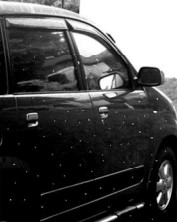
#> input picture mobil.jpg, 177 x 222 px
$ jupyter execute ketetanggan_piksel_dan_filtering.ipynb
#> lines starting #> are read from the running program, lines starting #| are printed output that depends on the picture
## IMPORT LIBRARY

[cell 1]
import cv2
import matplotlib.pyplot as plt
import numpy as np

[cell 2]
citra = cv2.imread("mobil.jpg")
#> citra is the input picture: shape (222, 177, 3); min 0, max 255, mean 75.9
citra = cv2.cvtColor(citra, cv2.COLOR_BGR2GRAY)
#> citra: shape (222, 177)

[cell 3]
copyCitra1 = citra.copy().astype(float)
m1,n1 = copyCitra1.shape
#> m1 = 222; n1 = 177
output1 = np.empty([m1,n1])
print("Shape copyCitra1 : ", copyCitra1.shape)
#| Shape copyCitra1 :  (222, 177)
print("Shape output1 : ", output1.shape)
#| Shape output1 :  (222, 177)
print("M1 : ", m1)
#| M1 :  222
print("N1 : ", n1)
#| N1 :  177

## FILTER RATA-RATA

[cell 4]
for baris in range (0,m1-1):
    for kolom in range (0,n1-1):
        a = baris
        b = kolom
        jumlah = copyCitra1[a-1,b-1] + copyCitra1[a-1,b+1] +\
        copyCitra1[a,b-1] + copyCitra1[a,b] + copyCitra1[a,b+1] +\
        copyCitra1[a+1,b-1] + copyCitra1[a+1,b] + copyCitra1[a+1,b+1]
        output1[a,b] = 1/9*jumlah
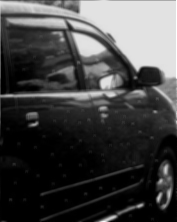
#> output1: shape (222, 177) float64; min 0, max 255, mean 67.4

[cell 5]
fig,axs = plt.subplots(1,2, figsize=(10,10))
ax = axs.ravel()
ax[0].imshow(citra, cmap='gray')
ax[0].set_title('Input Citra')
ax[1].imshow(output1, cmap='gray')
ax[1].set_title('Output Filter Rata-Rata')
plt.show()
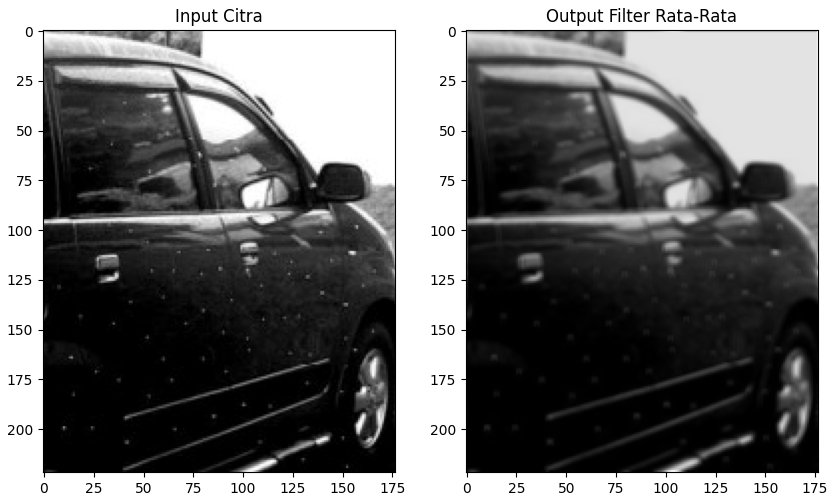
#> figure drawn by matplotlib, 2 panels

## FILTER MEDIAN

[cell 6]
img_median = citra.copy()
img_median = cv2.cvtColor(img_median, cv2.COLOR_BGR2RGB)
img_median_after = cv2.medianBlur(img_median,5)
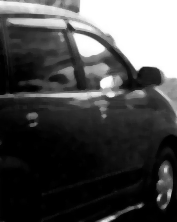
#> img_median_after: shape (222, 177, 3); min 0, max 255, mean 74

fig,axs = plt.subplots(1,2, figsize=(10,10))
ax = axs.ravel()
ax[0].imshow(citra, cmap='gray')
ax[0].set_title('Input Citra')
ax[1].imshow(img_median_after, cmap='gray')
ax[1].set_title('Output Filter Median')
plt.show()
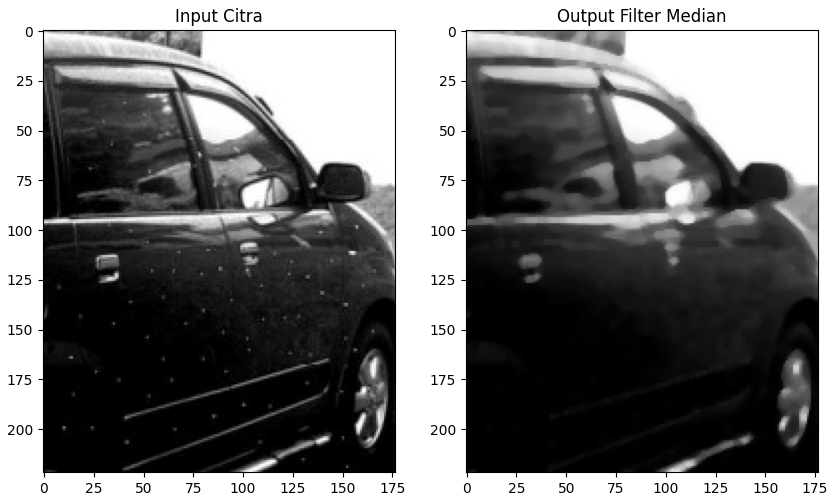
#> figure drawn by matplotlib, 2 panels

## FILTER BATAS

[cell 7]
citra1 = citra.copy()
for baris in range (0,m1-1):
    for kolom in range (0,n1-1):
        a = baris
        b = kolom
        arr = np.array([copyCitra1[a-1,b-1], copyCitra1[a-1,b],
                       copyCitra1[a-1,b+1], copyCitra1[a,b-1],
                       copyCitra1[a,b], copyCitra1[a,b+1],
                       copyCitra1[a+1,b-1], copyCitra1[a+1,b],
                       copyCitra1[a+1,b+1]])

        minPiksel = np.amin(arr)
        maxPiksel = np.amax(arr)

        if copyCitra1[baris,kolom] < minPiksel:
            output1[baris,kolom] = minPiksel
        else:
            if copyCitra1[baris,kolom] > maxPiksel:
                output1[baris,kolom] = maxPiksel
            else:
                output1[baris,kolom] = copyCitra1[baris,kolom]

fig,axs = plt.subplots(1,2, figsize=(10,10))
ax = axs.ravel()
ax[0].imshow(citra, cmap='gray')
ax[0].set_title('Input Citra')
ax[1].imshow(copyCitra1, cmap='gray')
ax[1].set_title('Output Filter Batas')
plt.show()
